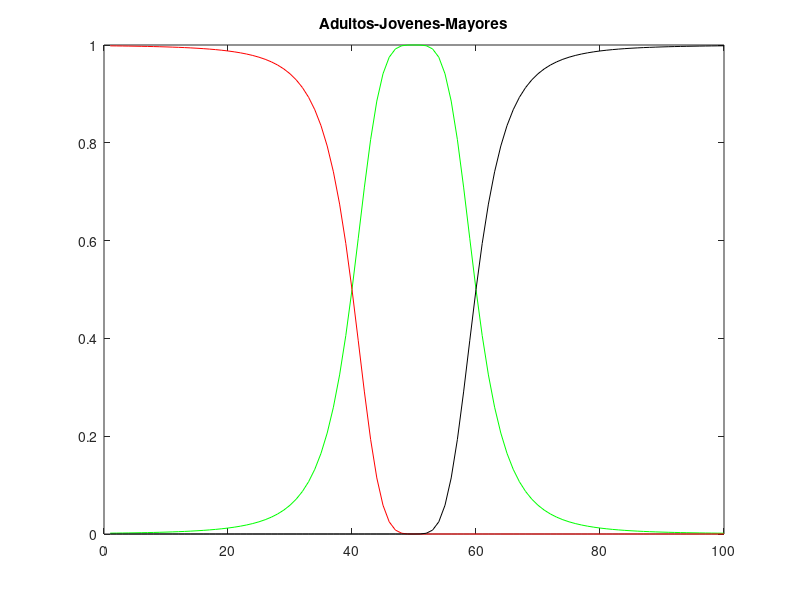

The MATLAB script that drew this image:
%Utilizando la expresión del primer ejemplo, donde el conjunto E es el de
%personas adultas, da la función de pertenencia de los conjuntos joven y
%mayor, de manera que la suma de las pertenencias de cualquier edad en todos
%los conjuntos no sea mayor que 1.

x=[1:100];


adultos= 1./(1+((x-50)./10).^4);
plot(x,adultos,'g'), title('Adultos-Jovenes-Mayores')
hold on

jovenes=imcomplement(adultos);
jovenes(50:100)=0;
plot(jovenes,'r')
hold on


mayores=imcomplement(adultos);
mayores(1:50)=0;
plot(mayores,'k')
hold off